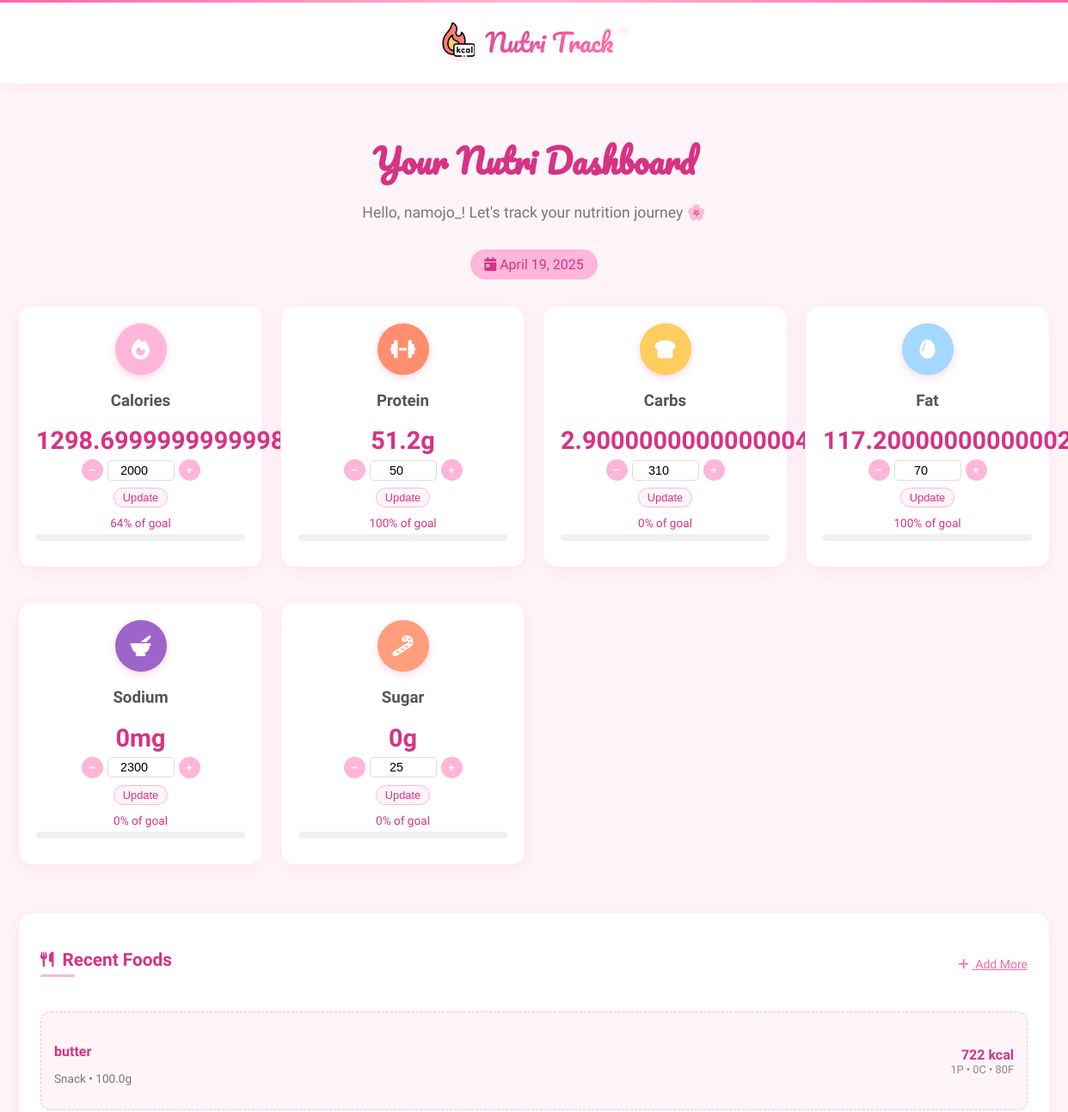
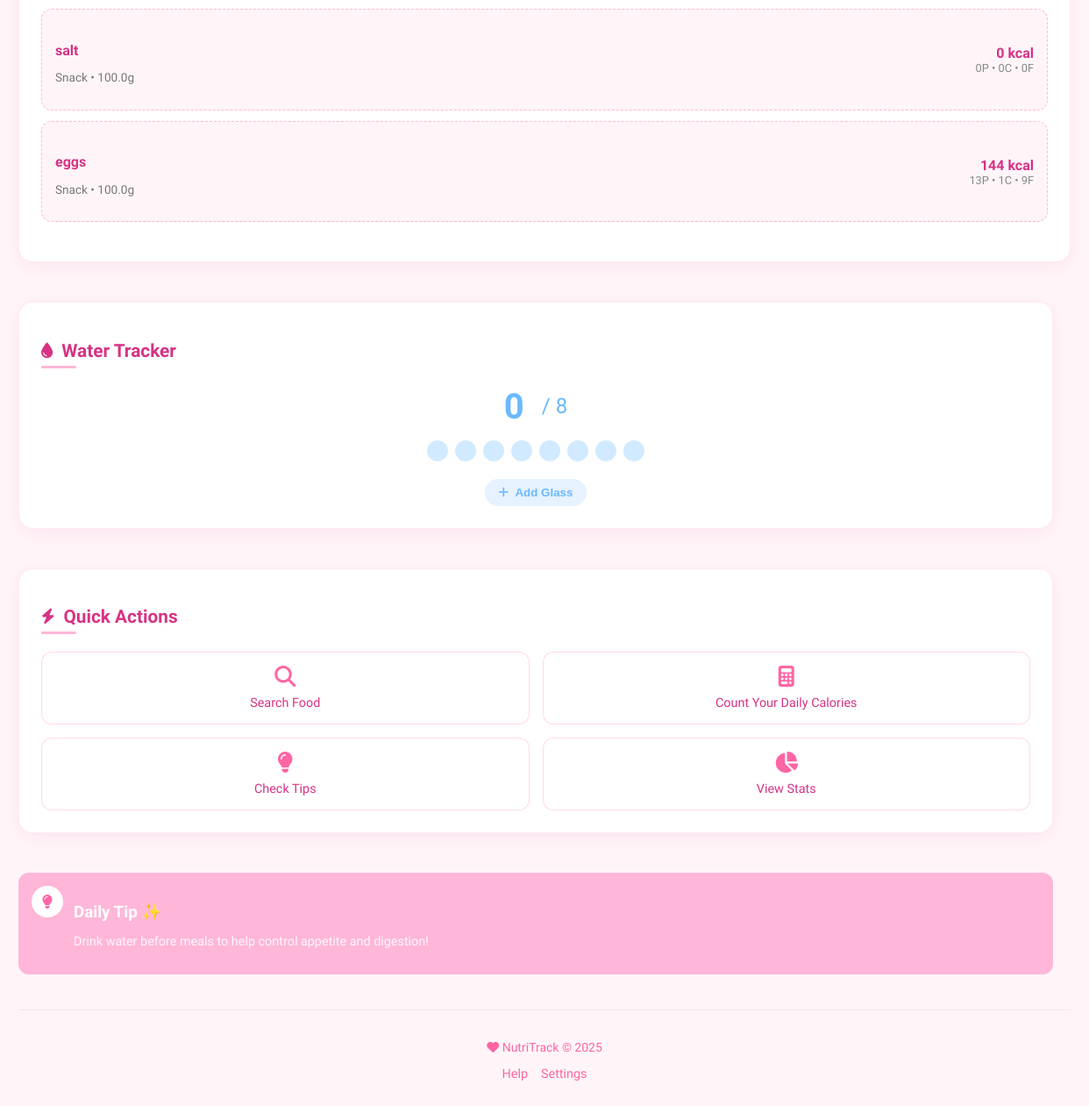
Screenshot of /dashboard/ (signed in) with the database file from the repository (2 pictures, top to bottom).
### counter/models.py (models this page shows, shortened)
class CustomUser(AbstractUser):
    age = models.PositiveIntegerField(null=True, blank=True)
    height = models.FloatField(help_text="Height in cm", null=True, blank=True)
    weight = models.FloatField(help_text="Weight in kg", null=True, blank=True)
    gender = models.CharField(
        max_length=20,
        choices=[
            ('male', 'Male'),
            ('female', 'Female'),
            ('other', 'Other'),
            ('prefer_not_to_say', 'Prefer not to say')
        ],
        null=True,
        blank=True
    )
    goals = models.CharField(max_length=255, blank=True)
    profile_picture = models.ImageField(upload_to='profile_pics/', null=True, blank=True)

class FoodLog(models.Model):
    user = models.ForeignKey(settings.AUTH_USER_MODEL, on_delete=models.CASCADE)
    food_name = models.CharField(max_length=255)
    calories = models.FloatField()
    protein = models.FloatField()
    carbs = models.FloatField()
    fat = models.FloatField()
    sodium = models.PositiveIntegerField(default=0)  # in milligrams
    sugar = models.PositiveIntegerField(default=0)   # in grams
    amount = models.FloatField(help_text="Amount in grams")
    meal_time = models.CharField(max_length=20, choices=MEAL_TIME_CHOICES, default='snack')
    date = models.DateTimeField(auto_now_add=True)
    class Meta:
        ordering = ['-date']  # Newest entries first by default
        verbose_name = 'Food Log'
        verbose_name_plural = 'Food Logs'

### counter/views.py (the view)
# urls.py: path('dashboard/', views.dashboard_view, name='dashboard'),
@login_required
def dashboard_view(request):
    today = timezone.now().date()
    foods = FoodLog.objects.filter(user=request.user, date__date=today)
    totals = {
        'calories': sum(f.calories for f in foods),
        'protein': sum(f.protein for f in foods),
        'carbs': sum(f.carbs for f in foods),
        'fat': sum(f.fat for f in foods),
        'sodium': sum(f.sodium for f in foods),  # Add sodium tracking
        'sugar': sum(f.sugar for f in foods),    # Add sugar tracking
        'water': request.user.waterintake_set.filter(date=today).count()
    }
    try:
        profile = request.user.profile
        goals = {
            'calories': profile.calorie_goal,
            'protein': profile.protein_goal,
            'carbs': profile.carb_goal,
            'fat': profile.fat_goal,
            'sodium': profile.sodium_goal,  # Add sodium goal
            'sugar': profile.sugar_goal     # Add sugar goal
        }
    except:
        goals = {
            'calories': 2000,
            'protein': 50,
            'carbs': 300,
            'fat': 70,
            'sodium': 2300,  # Default sodium goal (mg)
            'sugar': 25      # Default sugar goal (g)
        }
    percentages = {
        'calories': min(100, int((totals['calories'] / goals['calories']) * 100)) if goals['calories'] else 0,
        'protein': min(100, int((totals['protein'] / goals['protein']) * 100)) if goals['protein'] else 0,
        'carbs': min(100, int((totals['carbs'] / goals['carbs']) * 100)) if goals['carbs'] else 0,
        'fat': min(100, int((totals['fat'] / goals['fat']) * 100)) if goals['fat'] else 0,
        'sodium': min(100, int((totals['sodium'] / goals['sodium']) * 100)) if goals['sodium'] else 0,  # Sodium percentage
        'sugar': min(100, int((totals['sugar'] / goals['sugar']) * 100)) if goals['sugar'] else 0      # Sugar percentage
    }
    return render(request, 'counter/dashboard.html', {
        'totals': totals,
        'goals': goals,
        'percentages': percentages,
        'today': today,
        'recent_foods': FoodLog.objects.filter(user=request.user).order_by('-date')[:3]
    })

### counter/templates/counter/dashboard.html (shortened to what this page needs)
{% extends "counter/base.html" %}
{% load static %}
{% block content %}
<link rel="stylesheet" href="https://cdnjs.cloudflare.com/ajax/libs/font-awesome/6.4.0/css/all.min.css">
<div class="logo-header">
    <a href="{% url 'home' %}" class="logo-container">
      <img src="{% static 'images/logo.png' %}" alt="Nutri Track Logo">
      <span class="logo-text">Nutri Track</span>
    </a>
</div>
<div class="main-content">
  <div class="dashboard-container">
    <div class="dashboard-header">
      <h1>Your Nutri Dashboard</h1>
      <p>Hello, {{ user.username }}! Let's track your nutrition journey 🌸</p>
      <div class="date-badge">
        <i class="fas fa-calendar-day"></i> {{ today|date:"F j, Y" }}
      </div>
    </div>
    <div class="nutrition-grid">
      <div class="dashboard-card nutrition-card">
        <div class="nutrition-icon">
          <i class="fas fa-fire"></i>
        </div>
        <h3>Calories</h3>
        <div class="nutrition-value">{{ totals.calories|default:"0" }}</div>
        <div class="nutrition-goal">
          <form method="POST" action="{% url 'update_goal' %}" class="goal-form">
            <div class="goal-adjuster">
              <button type="button" class="goal-minus" onclick="adjustGoal(this, -100)">−</button>
              <input type="number" name="goal_value" value="{{ goals.calories|default:'2000' }}"
                     min="0" class="goal-input">
              <button type="button" class="goal-plus" onclick="adjustGoal(this, 100)">+</button>
            </div>
            <button type="submit" class="goal-save">Update</button>
          </form>
        </div>
        <div class="progress-container">
          <div class="progress-text">{{ percentages.calories|default:"0" }}% of goal</div>
          <div class="progress-bar">
          </div>
        </div>
      </div>
      <div class="dashboard-card nutrition-card">
        <div class="nutrition-icon" style="background-color: #ff8e6e;">
          <i class="fas fa-dumbbell"></i>
        </div>
        <h3>Protein</h3>
        <div class="nutrition-value">{{ totals.protein|default:"0" }}g</div>
        <div class="nutrition-goal">
          <form method="POST" action="{% url 'update_goal' %}" class="goal-form">
            <div class="goal-adjuster">
              <button type="button" class="goal-minus" onclick="adjustGoal(this, -5)">−</button>
              <input type="number" name="goal_value" value="{{ goals.protein|default:'50' }}"
                     min="0" class="goal-input">
              <button type="button" class="goal-plus" onclick="adjustGoal(this, 5)">+</button>
            </div>
            <button type="submit" class="goal-save">Update</button>
          </form>
        </div>
        <div class="progress-container">
          <div class="progress-text">{{ percentages.protein|default:"0" }}% of goal</div>
          <div class="progress-bar">
          </div>
        </div>
      </div>
      <div class="dashboard-card nutrition-card">
        <div class="nutrition-icon" style="background-color: #ffcc5e;">
          <i class="fas fa-bread-slice"></i>
        </div>
        <h3>Carbs</h3>
        <div class="nutrition-value">{{ totals.carbs|default:"0" }}g</div>
        <div class="nutrition-goal">
          <form method="POST" action="{% url 'update_goal' %}" class="goal-form">
            <div class="goal-adjuster">
              <button type="button" class="goal-minus" onclick="adjustGoal(this, -5)">−</button>
              <input type="number" name="goal_value" value="{{ goals.carbs|default:'300' }}"
                     min="0" class="goal-input">
              <button type="button" class="goal-plus" onclick="adjustGoal(this, 5)">+</button>
            </div>
            <button type="submit" class="goal-save">Update</button>
          </form>
        </div>
        <div class="progress-container">
          <div class="progress-text">{{ percentages.carbs|default:"0" }}% of goal</div>
          <div class="progress-bar">
          </div>
        </div>
      </div>
      <div class="dashboard-card nutrition-card">
        <div class="nutrition-icon" style="background-color: #a5d8ff;">
          <i class="fas fa-egg"></i>
        </div>
        <h3>Fat</h3>
        <div class="nutrition-value">{{ totals.fat|default:"0" }}g</div>
        <div class="nutrition-goal">
          <form method="POST" action="{% url 'update_goal' %}" class="goal-form">
            <div class="goal-adjuster">
              <button type="button" class="goal-minus" onclick="adjustGoal(this, -5)">−</button>
              <input type="number" name="goal_value" value="{{ goals.fat|default:'70' }}"
                     min="0" class="goal-input">
              <button type="button" class="goal-plus" onclick="adjustGoal(this, 5)">+</button>
            </div>
            <button type="submit" class="goal-save">Update</button>
          </form>
        </div>
        <div class="progress-container">
          <div class="progress-text">{{ percentages.fat|default:"0" }}% of goal</div>
          <div class="progress-bar">
          </div>
        </div>
      </div>
    </div>
    <div class="nutrition-grid" style="margin-top: -15px;">
      <div class="dashboard-card nutrition-card">
        <div class="nutrition-icon" style="background-color: #9d65c9;">
          <i class="fas fa-mortar-pestle"></i>
        </div>
        <h3>Sodium</h3>
        <div class="nutrition-value">{{ totals.sodium|default:"0" }}mg</div>
        <div class="nutrition-goal">
          <form method="POST" action="{% url 'update_goal' %}" class="goal-form">
            <div class="goal-adjuster">
              <button type="button" class="goal-minus" onclick="adjustGoal(this, -100)">−</button>
              <input type="number" name="goal_value" value="{{ goals.sodium|default:'2300' }}"
                     min="0" class="goal-input">
              <button type="button" class="goal-plus" onclick="adjustGoal(this, 100)">+</button>
            </div>
            <button type="submit" class="goal-save">Update</button>
          </form>
        </div>
        <div class="progress-container">
          <div class="progress-text">{{ percentages.sodium|default:"0" }}% of goal</div>
          <div class="progress-bar">
          </div>
        </div>
      </div>
      <div class="dashboard-card nutrition-card">
        <div class="nutrition-icon" style="background-color: #ff9e7d;">
          <i class="fas fa-candy-cane"></i>
        </div>
        <h3>Sugar</h3>
        <div class="nutrition-value">{{ totals.sugar|default:"0" }}g</div>
        <div class="nutrition-goal">
          <form method="POST" action="{% url 'update_goal' %}" class="goal-form">
            <div class="goal-adjuster">
              <button type="button" class="goal-minus" onclick="adjustGoal(this, -5)">−</button>
              <input type="number" name="goal_value" value="{{ goals.sugar|default:'25' }}"
                     min="0" class="goal-input">
              <button type="button" class="goal-plus" onclick="adjustGoal(this, 5)">+</button>
            </div>
            <button type="submit" class="goal-save">Update</button>
          </form>
        </div>
        <div class="progress-container">
          <div class="progress-text">{{ percentages.sugar|default:"0" }}% of goal</div>
          <div class="progress-bar">
          </div>
        </div>
      </div>
    </div>
    <div style="display: grid; grid-template-columns: 1fr; gap: 1.25rem;">
      <div style="grid-column: span 2;">
        <div class="dashboard-card">
          <div class="flex justify-between items-center mb-4">
            <h2 class="card-title">
              <i class="fas fa-utensils"></i> Recent Foods
            </h2>
            <a href="{% url 'home' %}" class="pink-text text-sm">
              <i class="fas fa-plus mr-1"></i> Add More
            </a>
          </div>
          <div class="food-list">
            {% for food in recent_foods %}
            <div class="food-item">
              <div class="food-info">
                <h4>{{ food.food_name }}</h4>
                <p>{{ food.meal_time|title }} • {{ food.amount }}g</p>
              </div>
              <div class="food-macros">
                <div class="calories">{{ food.calories|floatformat:0 }} kcal</div>
                <div class="macros">{{ food.protein|floatformat:0 }}P • {{ food.carbs|floatformat:0 }}C • {{ food.fat|floatformat:0 }}F</div>
              </div>
            </div>
            {% empty %}
            <div class="text-center py-3">
              <p>No foods logged yet. Search for foods to get started!</p>
            </div>
            {% endfor %}
            {% if recent_foods %}
            <div class="text-center pt-2">
            </div>
            {% endif %}
          </div>
        </div>
      </div>
      <div style="display: flex; flex-direction: column; gap: 1.25rem;">
        <div class="dashboard-card">
          <h2 class="card-title">
            <i class="fas fa-tint"></i> Water Tracker
          </h2>
          <div class="water-tracker">
            <div class="water-stats">
              <div class="water-count">{{ totals.water|default:"0" }}</div>
              <div class="water-goal">/ 8</div>
            </div>
            <div class="water-drops">
              {% for i in "12345678" %}
                <div class="water-drop {% if forloop.counter <= totals.water %}filled{% endif %}"></div>
              {% endfor %}
            </div>
            <form method="POST" action="{% url 'log_water' %}">
              <button type="submit" class="water-button">
                <i class="fas fa-plus mr-1"></i> Add Glass
              </button>
            </form>
          </div>
        </div>
        <div class="dashboard-card">
          <h2 class="card-title">
            <i class="fas fa-bolt"></i> Quick Actions
          </h2>
          <div class="actions-grid">
            <a href="{% url 'home' %}" class="action-item">
              <i class="fas fa-search"></i>
              <span>Search Food</span>
            </a>
            <a href="{% url 'calculator' %}" class="action-item">
              <i class="fas fa-calculator"></i>
              <span>Count Your Daily Calories</span>
            </a>
            <a href="{% url 'tips' %}" class="action-item">
              <i class="fas fa-lightbulb"></i>
              <span>Check Tips</span>
            </a>
            <a href="{% url 'food_log' %}" class="action-item">
              <i class="fas fa-chart-pie"></i>
              <span>View Stats</span>
            </a>
          </div>
        </div>
        <div class="daily-tip">
          <div class="tip-icon">
            <i class="fas fa-lightbulb"></i>
          </div>
          <div class="tip-content">
            <h3>Daily Tip ✨</h3>
            <p>Drink water before meals to help control appetite and digestion!</p>
          </div>
        </div>
      </div>
    </div>
    <div class="dashboard-footer">
      <p class="text-sm pink-text">
        <i class="fas fa-heart"></i> NutriTrack © 2025
      </p>
      <div class="footer-links">
        <a href="#">Help</a>
        <a href="#">Settings</a>
      </div>
    </div>
  </div>
</div>
{% endblock %}

### rows the page displays
CustomUser: username "namojo_"
FoodLog: food_name "butter", meal_time "Snack", amount "100.0", calories "722", protein "1", carbs "0", fat "80"
FoodLog: food_name "salt", meal_time "Snack", amount "100.0", calories "0", protein "0", carbs "0", fat "0"
FoodLog: food_name "eggs", meal_time "Snack", amount "100.0", calories "144", protein "13", carbs "1", fat "9"

### other values shown
{{ totals.calories|default:"0" }} "1298.6999999999998"
{{ percentages.calories|default:"0" }} "64"
{{ totals.protein|default:"0" }} "51.2"
{{ percentages.protein|default:"0" }} "100"
{{ totals.carbs|default:"0" }} "2.9000000000000004"
{{ percentages.carbs|default:"0" }} "0"
{{ percentages.fat|default:"0" }} "100"
{{ totals.sodium|default:"0" }} "0"
{{ percentages.sodium|default:"0" }} "0"
{{ totals.sugar|default:"0" }} "0"
{{ percentages.sugar|default:"0" }} "0"
{{ totals.water|default:"0" }} "0"
